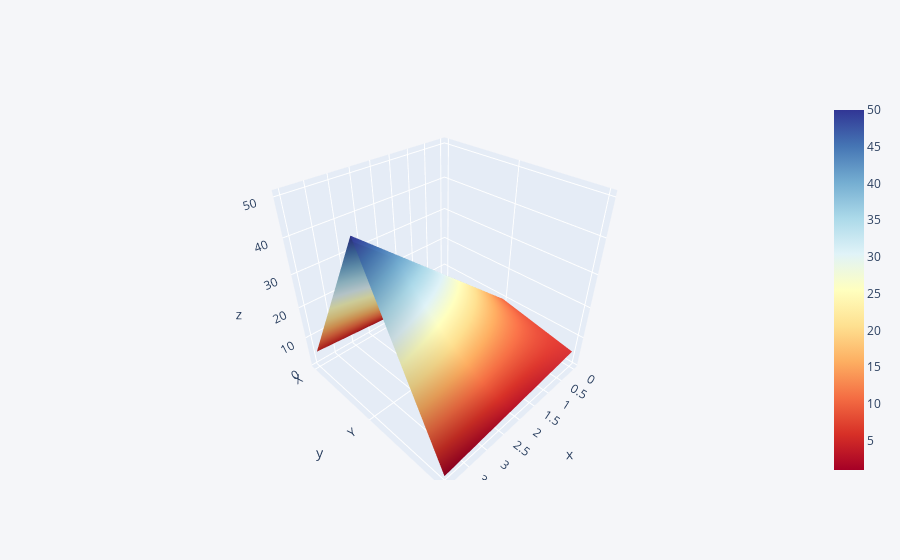

Notebook code for this chart:
### Code cell
df3.iplot(kind = 'surface', colorscale='rdylbu')

### Figure 1 — Plotly figure (JSON) as saved in the notebook; plotly's stock layout.template omitted (floating-point values rounded to 4 significant figures)
{"data": [{"colorscale": [[0, "rgb(165,0,38)"], [0.1, "rgb(215,48,39)"], [0.2, "rgb(244,109,67)"], [0.3, "rgb(253,174,97)"], [0.4, "rgb(254,224,144)"], [0.5, "rgb(255,255,191)"], [0.6, "rgb(224,243,248)"], [0.7, "rgb(171,217,233)"], [0.8, "rgb(116,173,209)"], [0.9, "rgb(69,117,180)"], [1, "rgb(49,54,149)"]], "type": "surface", "x": [0, 1, 2, 3, 4], "y": ["X", "Y", "Z"], "z": [[1, 2, 3, 4, 5], [10, 20, 30, 40, 50], [5, 4, 3, 2, 1]]}], "layout": {"legend": {"bgcolor": "#F5F6F9", "font": {"color": "#4D5663"}}, "paper_bgcolor": "#F5F6F9", "plot_bgcolor": "#F5F6F9", "title": {"font": {"color": "#4D5663"}}, "xaxis": {"gridcolor": "#E1E5ED", "showgrid": true, "tickfont": {"color": "#4D5663"}, "title": {"font": {"color": "#4D5663"}, "text": ""}, "zerolinecolor": "#E1E5ED"}, "yaxis": {"gridcolor": "#E1E5ED", "showgrid": true, "tickfont": {"color": "#4D5663"}, "title": {"font": {"color": "#4D5663"}, "text": ""}, "zerolinecolor": "#E1E5ED"}}}
